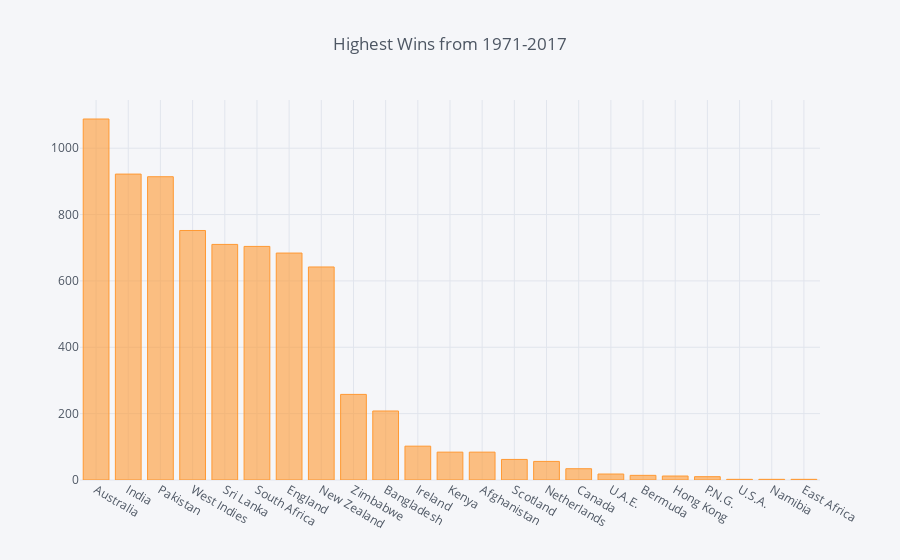

Source (notebook cell):
### Markdown cell above
### Let's see who has most wins overall from 1971-2017
(Beforing answering above mentioned 4 questions :D )

### Code cell
Winner_series=pd.DataFrame(raw_data['Winner'].value_counts())
Winner_series.iplot(kind='bar',title='Highest Wins from 1971-2017')

### Figure 1 — Plotly figure (JSON) as saved in the notebook; plotly's stock layout.template omitted (floating-point values rounded to 4 significant figures)
{"data": [{"marker": {"color": "rgba(255, 153, 51, 0.6)", "line": {"color": "rgba(255, 153, 51, 1.0)", "width": 1}}, "name": "Winner", "orientation": "v", "text": "", "type": "bar", "uid": "d81daa05-216c-4776-bc73-369f09eecc9f", "x": ["Australia", "India", "Pakistan", "West Indies", "Sri Lanka", "South Africa", "England", "New Zealand", "Zimbabwe", "Bangladesh", "Ireland", "Kenya", "Afghanistan", "Scotland", "Netherlands", "Canada", "U.A.E.", "Bermuda", "Hong Kong", "P.N.G.", "U.S.A.", "Namibia", "East Africa"], "y": [1088, 922, 914, 752, 710, 704, 684, 642, 258, 208, 102, 84, 84, 62, 56, 34, 18, 14, 12, 10, 2, 2, 2]}], "layout": {"legend": {"bgcolor": "#F5F6F9", "font": {"color": "#4D5663"}}, "paper_bgcolor": "#F5F6F9", "plot_bgcolor": "#F5F6F9", "title": {"font": {"color": "#4D5663"}, "text": "Highest Wins from 1971-2017"}, "xaxis": {"gridcolor": "#E1E5ED", "showgrid": true, "tickfont": {"color": "#4D5663"}, "title": {"font": {"color": "#4D5663"}, "text": ""}, "zerolinecolor": "#E1E5ED"}, "yaxis": {"gridcolor": "#E1E5ED", "showgrid": true, "tickfont": {"color": "#4D5663"}, "title": {"font": {"color": "#4D5663"}, "text": ""}, "zerolinecolor": "#E1E5ED"}}}
